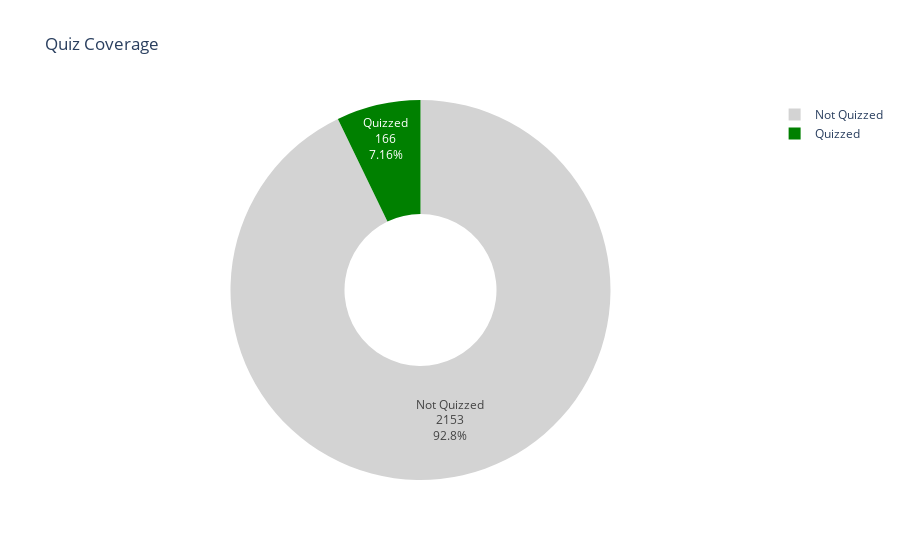

Here is the notebook cell this chart was saved with:
### Code cell
# 8) Quiz Coverage - Words Quizzed vs Not Quizzed
quizzed = (df['Quiz Attempts'] > 0).sum()
not_quizzed = (df['Quiz Attempts'] == 0).sum()

fig8 = go.Figure(go.Pie(
    labels=['Quizzed', 'Not Quizzed'],
    values=[quizzed, not_quizzed],
    marker_colors=['green', 'lightgray'],
    textinfo='label+percent+value',
    hole=0.4
))
fig8.update_layout(title='Quiz Coverage')
fig8.show()

### Figure 1 — Plotly figure (JSON) as saved in the notebook; plotly's stock layout.template omitted (floating-point values rounded to 4 significant figures)
{"data": [{"hole": 0.4, "labels": ["Quizzed", "Not Quizzed"], "marker": {"colors": ["green", "lightgray"]}, "textinfo": "label+percent+value", "type": "pie", "values": [166, 2153]}], "layout": {"title": {"text": "Quiz Coverage"}}}
